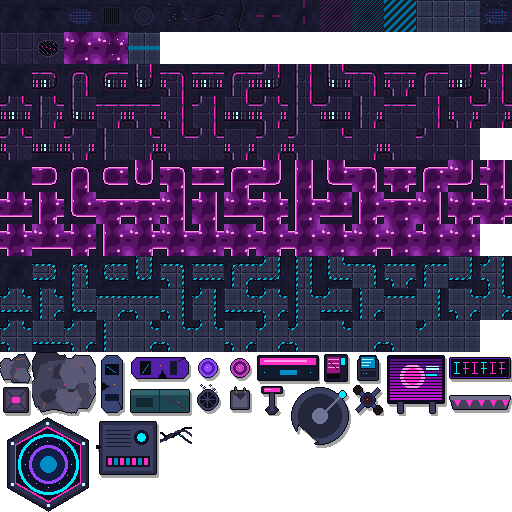
#> input picture tools/tilesets/cyberpunk.png, 512 x 512 px
$ python make_junkyard.py
#> lines starting #> are read from the running program, lines starting #| are printed output that depends on the picture; after the words box and inside, x2 and y2 are one past the last pixel; in counts of white or black regions, pixels touching at a corner belong together
#!/usr/bin/env python3
"""Assemble the Canal Works junkyard tileset as true 32×32 pixel art.

Default: recolor cyberpunk.png (same wang/collision footprints) into a rusty
scrapyard palette with hard nearest-neighbour pixels — no blur, no LANCZOS
downscale on terrain. Optional --sheet still accepts an AI pixel-art sheet.

    python3 tools/tilesets/make_junkyard.py
    python3 tools/tilesets/make_junkyard.py --sheet /path/to/pixel-tilesheet.png
"""
from __future__ import annotations

import argparse
import json
import os
import shutil
import xml.etree.ElementTree as ET

from PIL import Image
import numpy as np

HERE = os.path.dirname(os.path.abspath(__file__))
GEN = os.path.join(HERE, "gen_src", "junkyard")
T = 32
COLS = 16
ROWS = 16
TILECOUNT = COLS * ROWS
PROP_START = 176  # cyberpunk prop region

PROP_RENAME = {
    "rubble_small": "scrap_pile",
    "rubble_large": "scrap_heap",
    "wrecked_car_v": "wreck_car_v",
    "wrecked_car_h": "wreck_car_h",
    "barrel_purple": "drum_sealed",
    "barrel_toxic": "drum_leaking",
    "neon_kiosk": "parts_stall",
    "vending_broken": "broken_vendor",
    "terminal": "weigh_console",
    "holo_billboard": "salvage_board",
    "neon_sign": "yard_sign",
    "crate": "scrap_crate",
    "dumpster": "skip_bin",
    "steam_vent": "vent_stack",
    "broken_pillar": "concrete_stub",
    "neon_streetlight": "yard_lamp",
    "satellite_dish": "radar_dish",
    "drone_wreck": "drone_hulk",
    "barricade": "tire_wall",
    "portal_hexpad": "crane_pad",
    "generator": "arc_welder",
    "loose_cables": "cable_tangle",
}

WANG_RENAME = {
    "asphalt-ruin": "dirt-heap",
    "asphalt-sludge": "dirt-oil",
    "asphalt-metal": "dirt-metal",
}

COLOR_RENAME = {
    "asphalt": ("dirt", "#8a7048"),
    "ruin": ("heap", "#c06030"),
    "sludge": ("oil", "#2a6058"),
    "metal": ("plate", "#708090"),
}

# Hard junkyard palettes (RGB) — few steps, game-like pixel shading.
# DIRT ramp is deliberately tight (~L54→107) so adjacent brown / light-brown
# ground variants don't checkerboard; heaps stay redder for readable walls.
DIRT = [(70, 52, 34), (88, 66, 42), (104, 80, 50), (118, 92, 58), (132, 104, 66)]
HEAP = [(28, 18, 14), (48, 28, 18), (72, 40, 22), (104, 56, 28), (138, 72, 34), (168, 92, 42)]
OIL = [(18, 28, 30), (28, 48, 46), (36, 68, 62), (48, 92, 78), (64, 118, 96)]
METAL = [(32, 34, 40), (52, 56, 64), (78, 84, 94), (108, 116, 126), (140, 148, 158)]
# Prop accent push: cool neon → warm rust/amber
PROP_NEON_TO_RUST = True


# [19 lines left out: functions nn_sheet, _nearest_palette, not called in this run]


def _luma(rgb: np.ndarray) -> np.ndarray:
    return (0.299 * rgb[..., 0] + 0.587 * rgb[..., 1] + 0.114 * rgb[..., 2]).astype(np.float32)


def _ramp_by_luma(rgb: np.ndarray, palette: list[tuple[int, int, int]]) -> np.ndarray:
    """Assign palette steps by source luminance (preserves pixel shading structure)."""
    lum = _luma(rgb)
    # Ignore near-black void for props later; terrain is opaque.
    lo, hi = np.percentile(lum[lum > 8], [5, 95]) if (lum > 8).any() else (0, 255)
    t = np.clip((lum - lo) / max(1.0, hi - lo), 0, 1)
    n = len(palette) - 1
    idx = np.clip(np.round(t * n).astype(np.int32), 0, n)
    out = np.zeros_like(rgb)
    p = np.array(palette, dtype=np.uint8)
    out[...] = p[idx]
    return out


def pixel_junkyard_from_cyberpunk() -> Image.Image:
    """Recolor cyberpunk terrain into rusty dirt/heap/oil/metal — keep every pixel edge."""
    cyber = Image.open(os.path.join(HERE, "cyberpunk.png")).convert("RGBA")
#> cyber is the input picture: PIL image 512x512 RGBA; mean R, G, B, A 39.3, 27.8, 57.3, 192.3
    cyber = cyber.resize((COLS * T, ROWS * T), Image.Resampling.NEAREST)
    arr = np.array(cyber)
    rgb = arr[..., :3].copy()
    a = arr[..., 3]

    for tid in range(0, PROP_START):
        ox, oy = (tid % COLS) * T, (tid // COLS) * T
        tile = rgb[oy : oy + T, ox : ox + T]
        if 16 <= tid <= 17 or 32 <= tid <= 78:
            # Scrap-heap walls — darker rust
            remapped = _ramp_by_luma(tile, HEAP)
            # Extra darken full-collision wall tiles for contact-shadow readability
            remapped = (remapped.astype(np.float32) * 0.88).astype(np.uint8)
        elif 18 <= tid <= 19 or 80 <= tid <= 126:
            remapped = _ramp_by_luma(tile, OIL)
        elif tid in (12, 13, 14, 20) or 128 <= tid <= 174:
            remapped = _ramp_by_luma(tile, METAL)
        else:
            remapped = _ramp_by_luma(tile, DIRT)
            # Soft checker dither on light dirt only (keeps pixel grain without
            # punching bright holes next to darker brown neighbours).
            for j in range(T):
                for i in range(T):
                    if (i + j) % 4 == 0 and remapped[j, i, 0] >= 118:
                        remapped[j, i] = np.clip(remapped[j, i].astype(int) - 6, 0, 255).astype(np.uint8)
        rgb[oy : oy + T, ox : ox + T] = remapped
#> this loop made 176 passes
#> pass 1, in _ramp_by_luma, `lum = _luma(rgb)`:
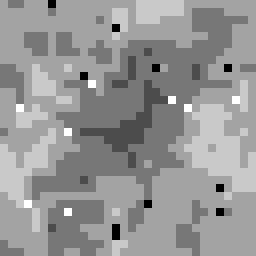
#> lum: shape (32, 32) float32 (shown 8 times larger); min 11.14, max 36.74, mean 26.2; drawn with min black and max white
#> pass 1, in _ramp_by_luma, `t = np.clip((lum - lo) / max(1.0, hi - lo), 0, 1)`:
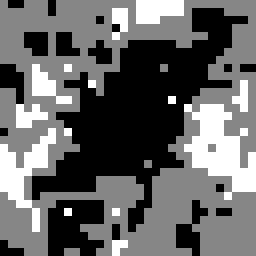
#> t: shape (32, 32) float32 (shown 8 times larger); min 0, max 1, mean 0.398

    # Props: keep cyberpunk silhouettes; warm-shift cool neon toward rust/amber.
    if PROP_NEON_TO_RUST:
        prop = rgb[(PROP_START // COLS) * T :, :, :].astype(np.float32)
        r, g, b = prop[..., 0], prop[..., 1], prop[..., 2]
        # Magenta / cyan neon → amber / copper
        magenta = (r > 140) & (b > 140) & (g < 120)
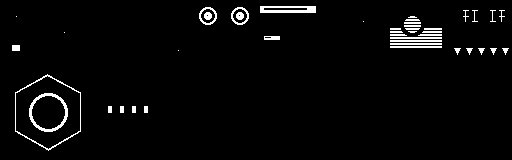
#> magenta: shape (160, 512) bool; 3% white in thin lines or dots, all inside (x1, y1, x2, y2) = (12, 6, 509, 151)
        cyan = (g > 140) & (b > 140) & (r < 100)
#> cyan: shape (160, 512) bool; 0.9% white; 11 white regions (4 under 20 px), largest, box (x1, y1, x2, y2) and area: (18, 82, 79, 143) 540, (137, 81, 146, 90) 61, (339, 39, 346, 46) 37
        cool = (b > r + 20) & (b > 80)
#> cool: shape (160, 512) bool; 14.8% white; 75 white regions (22 under 20 px), largest, box (x1, y1, x2, y2) and area: (32, 3, 96, 61) 2601, (103, 73, 153, 119) 1514, (292, 36, 348, 92) 1055
        r2, g2, b2 = r.copy(), g.copy(), b.copy()
        r2[magenta] = np.clip(r[magenta] * 0.95 + 40, 0, 255)
#> r2: shape (160, 512) float32; min 0, max 255, mean 22.1
        g2[magenta] = np.clip(g[magenta] * 0.7 + 30, 0, 255)
#> g2: shape (160, 512) float32; min 0, max 255, mean 19.3
        b2[magenta] = np.clip(b[magenta] * 0.35, 0, 255)
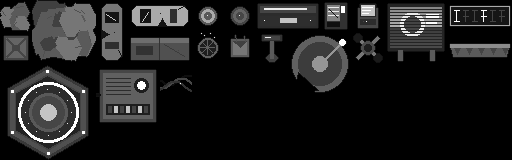
#> b2: shape (160, 512) float32; min 0, max 255, mean 30.3
        r2[cyan] = np.clip(r[cyan] + 50, 0, 255)
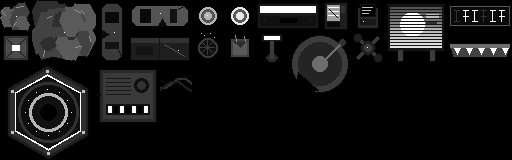
#> r2: shape (160, 512) float32; min 0, max 255, mean 22.5
        g2[cyan] = np.clip(g[cyan] * 0.85, 0, 255)
#> g2: shape (160, 512) float32; min 0, max 255, mean 18.9
        b2[cyan] = np.clip(b[cyan] * 0.45, 0, 255)
        r2[cool & ~magenta & ~cyan] = np.clip(r[cool & ~magenta & ~cyan] + 25, 0, 255)
#> r2: shape (160, 512) float32; 12.87% of pixels changed, all inside (x1, y1, x2, y2) = (0, 2, 510, 155)
        b2[cool & ~magenta & ~cyan] = np.clip(b[cool & ~magenta & ~cyan] * 0.7, 0, 255)
        # Grey metal props → slightly rustier
        grey = (np.abs(r - g) < 12) & (np.abs(g - b) < 12) & (r > 40) & (r < 180)
#> grey: shape (160, 512) bool; every value is 0
        r2[grey] = np.clip(r[grey] * 1.08 + 8, 0, 255)
        g2[grey] = np.clip(g[grey] * 0.95, 0, 255)
        b2[grey] = np.clip(b[grey] * 0.82, 0, 255)
        rgb[(PROP_START // COLS) * T :, :, 0] = r2.astype(np.uint8)
        rgb[(PROP_START // COLS) * T :, :, 1] = g2.astype(np.uint8)
#> rgb: shape (512, 512, 3); mean R, G, B 45.8, 41, 41.9
        rgb[(PROP_START // COLS) * T :, :, 2] = b2.astype(np.uint8)
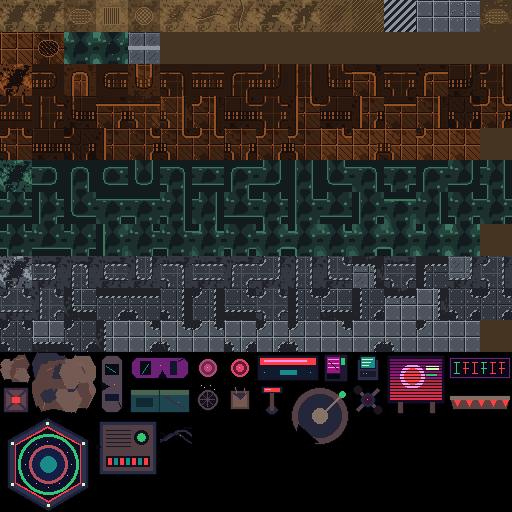
#> rgb: shape (512, 512, 3); mean R, G, B 45.8, 41, 38.8

    out = np.dstack([rgb, a])
    return Image.fromarray(out, "RGBA")


def punch_prop_alpha(sheet: Image.Image) -> Image.Image:
    """Make near-black / empty prop cells transparent."""
    sheet = sheet.copy()
    px = sheet.load()
    for tid in range(PROP_START, TILECOUNT):
        ox, oy = (tid % COLS) * T, (tid // COLS) * T
        for j in range(T):
            for i in range(T):
                r, g, b, a = px[ox + i, oy + j]
                if r < 28 and g < 28 and b < 36:
                    px[ox + i, oy + j] = (0, 0, 0, 0)
                elif r > 200 and g < 40 and b > 200:
                    px[ox + i, oy + j] = (0, 0, 0, 0)
    return sheet


# [16 lines left out: function quantize_sheet_to_pixel, not called in this run]


def rewrite_tsx(cyber_path: str, out_path: str):
    tree = ET.parse(cyber_path)
    root = tree.getroot()
    root.set("name", "junkyard")
    img = root.find("image")
    img.set("source", "junkyard.png")
    for t in root.findall("tile"):
        for p in t.findall("properties/property"):
            if p.get("name") == "prop" and p.get("value") in PROP_RENAME:
                p.set("value", PROP_RENAME[p.get("value")])
    for ws in root.findall("wangsets/wangset"):
        old = ws.get("name")
        if old in WANG_RENAME:
            ws.set("name", WANG_RENAME[old])
        for c in ws.findall("wangcolor"):
            n = c.get("name")
            if n in COLOR_RENAME:
                nn, col = COLOR_RENAME[n]
                c.set("name", nn)
                c.set("color", col)
    ET.indent(tree, space=" ")
    tree.write(out_path, encoding="utf-8", xml_declaration=True)


# [68 lines left out: function tsx_to_tsj, not called in this run]


def main():
    ap = argparse.ArgumentParser()
    ap.add_argument("--sheet", default="",
                    help="Optional AI pixel-art tilesheet (NEAREST snap + palette quantize)")
    ap.add_argument("--from-cyberpunk", action="store_true", default=False,
                    help="Force cyberpunk recolor path (default when no --sheet)")
    args = ap.parse_args()

    os.makedirs(GEN, exist_ok=True)

    if args.sheet:
        sheet_path = args.sheet
        if not os.path.isfile(sheet_path):
            raise SystemExit(f"Sheet not found: {sheet_path}")
        staged = os.path.join(GEN, os.path.basename(sheet_path))
        if os.path.abspath(sheet_path) != os.path.abspath(staged):
            shutil.copy2(sheet_path, staged)
            sheet_path = staged
        sheet = nn_sheet(sheet_path)
        sheet = quantize_sheet_to_pixel(sheet, colors=40)
        sheet = punch_prop_alpha(sheet)
        # Darken colliding heap wall tiles for wall/floor contrast
        wall_ids = _colliding_heap_ids()
        px = sheet.load()
        for tid in wall_ids:
            ox, oy = (tid % COLS) * T, (tid // COLS) * T
            for j in range(T):
                for i in range(T):
                    r, g, b, a = px[ox + i, oy + j]
                    if a < 8:
                        continue
                    px[ox + i, oy + j] = (
                        max(0, int(r * 0.75)),
                        max(0, int(g * 0.72)),
                        max(0, int(b * 0.78)),
                        a,
                    )
    else:
        # Default: true pixel art via cyberpunk structure + junkyard palette
        sheet = pixel_junkyard_from_cyberpunk()
        sheet = punch_prop_alpha(sheet)
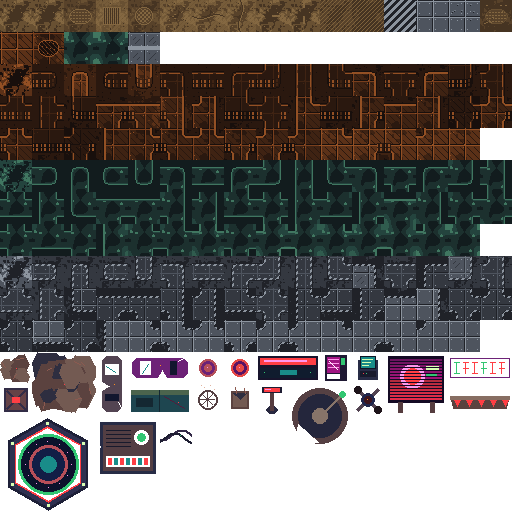
#> sheet: PIL image 512x512 RGBA; mean R, G, B, A 45.6, 40.8, 38.3, 185.9; transparent parts drawn white

    png = os.path.join(HERE, "junkyard.png")
    sheet.save(png)
    print(f"wrote {png}")
    tsx = os.path.join(HERE, "junkyard.tsx")
    rewrite_tsx(os.path.join(HERE, "cyberpunk.tsx"), tsx)
    print(f"wrote {tsx}")
    tsj = os.path.join(HERE, "junkyard.tsj")
    tsx_to_tsj(tsx, tsj)
    print(f"wrote {tsj}")


# [14 lines left out: function _colliding_heap_ids, not called in this run]


if __name__ == "__main__":
#> (the run stopped early here; a loop or call above may not have finished)

$ run again, with tools/tilesets/city.png copied over tools/tilesets/cyberpunk.png
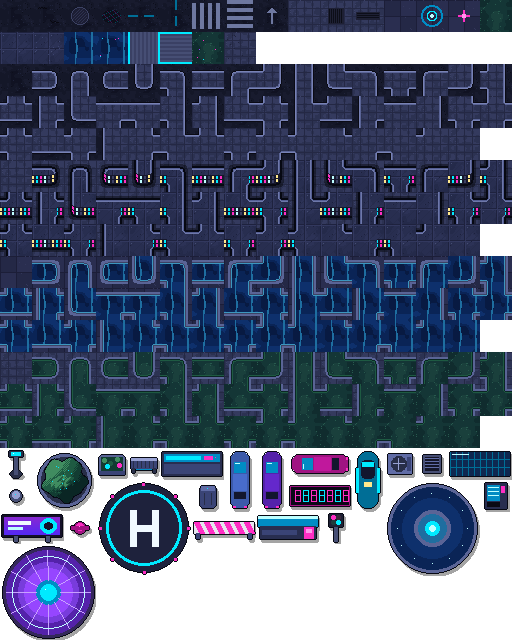
#> input picture tools/tilesets/city.png, 512 x 640 px
#> in pixel_junkyard_from_cyberpunk, cyber is the input picture: PIL image 512x640 RGBA; mean R, G, B, A 30.7, 42.3, 68, 200.4
#> cyber: PIL image 512x512 RGBA
#> the loop in pixel_junkyard_from_cyberpunk, `for tid in range(0, PROP_START):` made 176 passes
#> in pixel_junkyard_from_cyberpunk, `magenta = (r > 140) & (b > 140) & (g < 120)`:
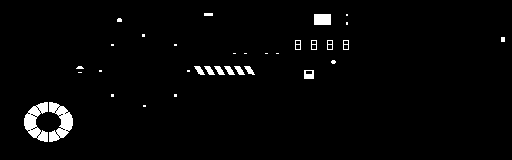
#> magenta: shape (160, 512) bool; 2.3% white; 34 white regions (18 under 20 px), largest, box (x1, y1, x2, y2) and area: (49, 102, 73, 142) 516, (24, 102, 48, 142) 515, (314, 14, 331, 25) 187
#> cyan: shape (160, 512) bool; 1.7% white; 26 white regions (14 under 20 px), largest, box (x1, y1, x2, y2) and area: (106, 40, 182, 101) 530, (40, 115, 57, 129) 177, (40, 62, 57, 75) 123
#> cool: shape (160, 512) bool; 22.2% white; 47 white regions (6 under 20 px), largest, box (x1, y1, x2, y2) and area: (3, 86, 94, 158) 5195, (388, 35, 477, 106) 4969, (356, 10, 380, 54) 742
#> grey: shape (160, 512) bool; every value is 0
#> in main, `sheet = punch_prop_alpha(sheet)`:
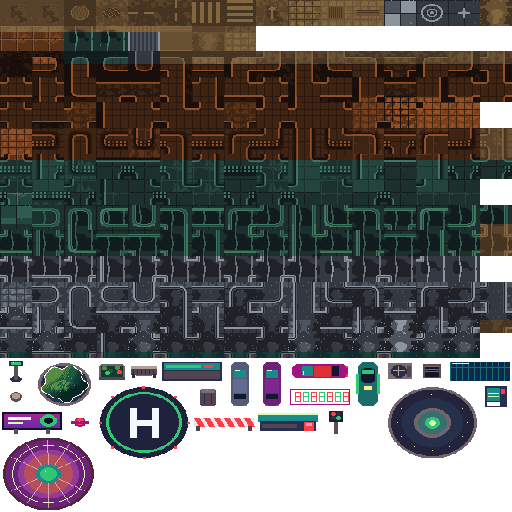
#> sheet: PIL image 512x512 RGBA; mean R, G, B, A 47.9, 44.9, 42.3, 196; transparent parts drawn white
